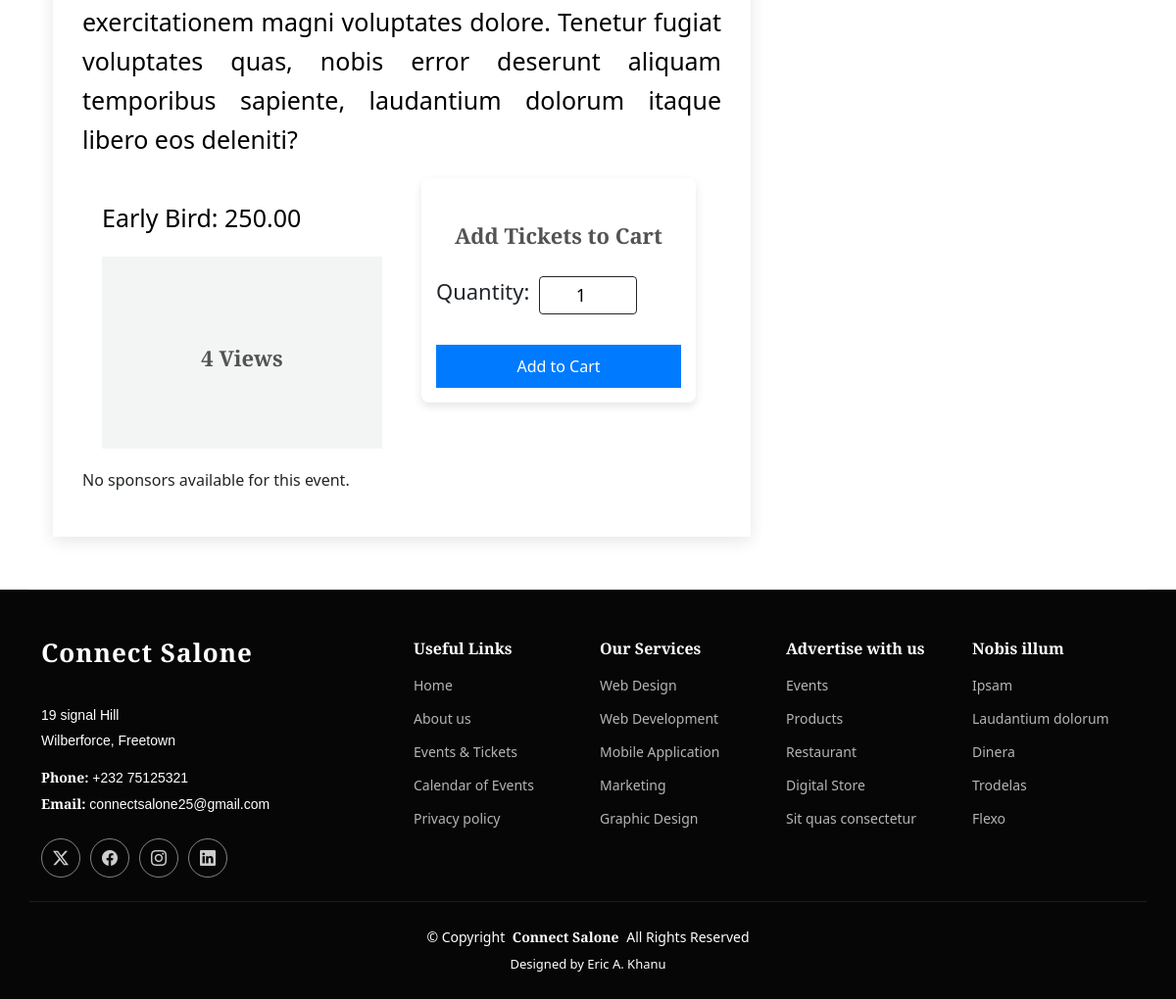
Before: /single-event/1 (signed in, lower part) with the older database file.
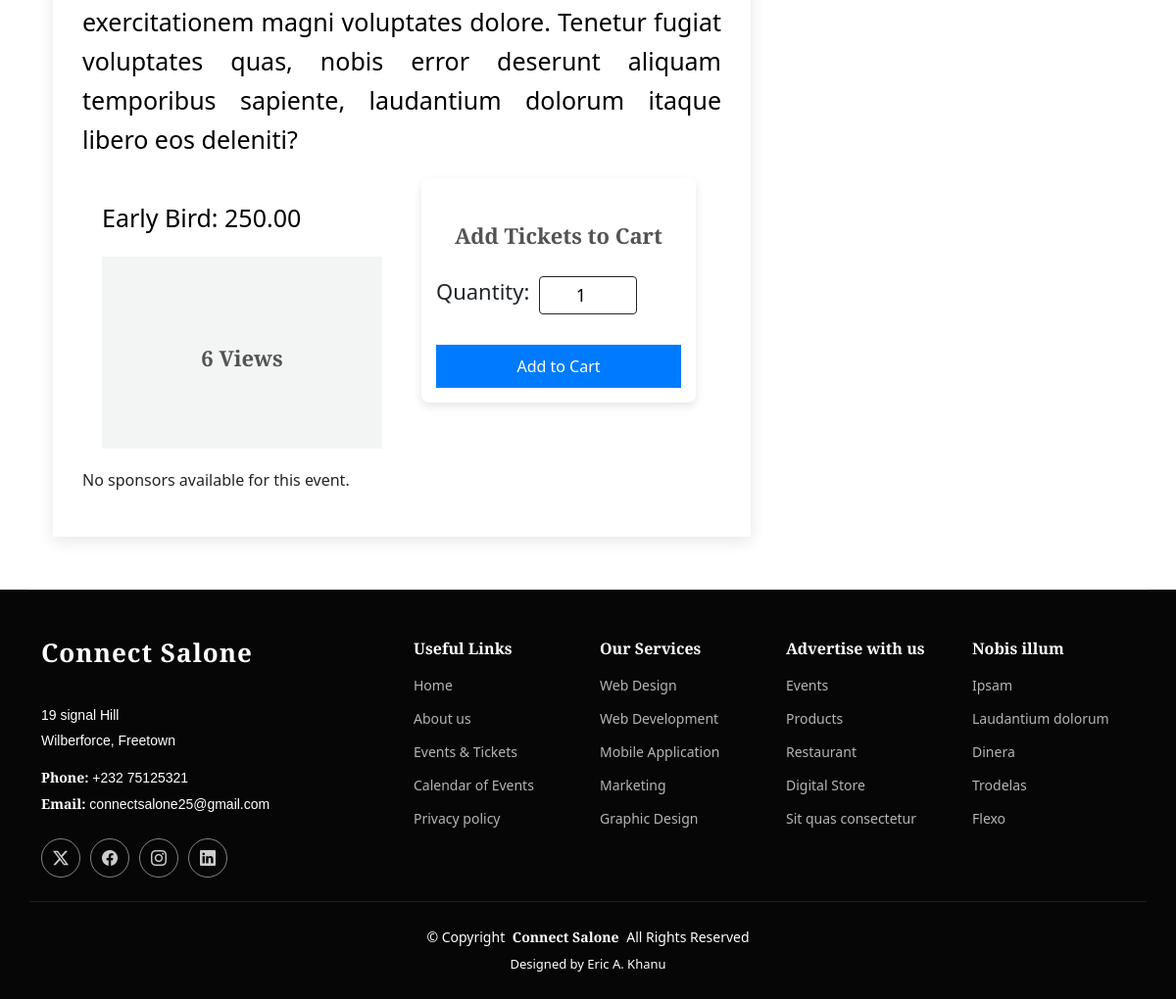
After: the same page with the newer database file.
### events/models.py (models this page shows, shortened)
class Event(models.Model):
    event_name = models.CharField(max_length=200)
    event_description = models.TextField()
    event_type = models.CharField(
        max_length=100,
        choices=[('concert', 'Concert'), ('conference', 'Conference'), ('sports', 'Sports'), ('theatre', 'Theatre')]
    )
    event_date = models.DateTimeField()
    event_location = models.CharField(max_length=255)
    event_status = models.CharField(
        max_length=20,
        choices=[('upcoming', 'Upcoming'), ('sold_out', 'Sold Out'), ('canceled', 'Canceled'), ('normal', 'Normal')],
        default='upcoming'
    )
    event_image = models.ImageField(upload_to='event_images/', null=True, blank=True)
    early_bird_price = models.DecimalField(max_digits=10, decimal_places=2)
    normal_price = models.DecimalField(max_digits=10, decimal_places=2)
    early_bird_end = models.DateTimeField(null=True, blank=True)
    video_url = models.URLField(max_length=500, null=True, blank=True)
    video_file = models.FileField(upload_to='event_videos/', null=True, blank=True)
    event_logo = models.ImageField(upload_to='event_logos/', null=True, blank=True)
    event_created_at = models.DateTimeField(auto_now_add=True)
    event_updated_at = models.DateTimeField(auto_now=True)
    sponsorers = models.ManyToManyField(Sponsorer, related_name="events", blank=True)
    view_count = models.PositiveIntegerField(default=0)  # Corrected
    def increment_count(self):
        Event.objects.filter(id=self.id).update(view_count=models.F('view_count') + 1)
    class Meta:
        verbose_name = 'Event'
        verbose_name_plural = 'Events'

### events/views.py (the view)
# urls.py: path('single-event/<event_id>', single_event, name='single-event'),
@login_required
def single_event(request, event_id):
    event = get_object_or_404(Event, id=event_id)
    if not request.session.session_key:
        request.session.create()
    event.increment_count()
    if not EventView.objects.filter(
        event=event,
        user=request.user if request.user.is_authenticated else None,
        session_key=request.session.session_key if not request.user.is_authenticated else None
    ).exists():
        EventView.objects.create(
            event=event,
            user=request.user if request.user.is_authenticated else None,
            session_key=request.session.session_key if not request.user.is_authenticated else None
        )
    tickets = event.event_tickets.all()
    cart_count = 0
    if request.user.is_authenticated:
        cart = Cart.objects.filter(user=request.user, is_paid=False).first()
        if cart:
            cart_count = cart.cart_count
    else:
        session_cart = request.session.get('cart', {})
        cart_count = sum(item['quantity'] for item in session_cart.values())
    sponsors = event.sponsorers.all()
    return render(request, 'events/single-event.html', {
        'event': event,
        'tickets': tickets,
        'cart_count': cart_count,
        'sponsors': sponsors,  # Pass the sponsors to the template
    })

### events/templates/events/single-event.html (shortened to what this page needs)
{% extends "events/base.html" %} {% load static %} {% block content %}
<main class="main">
  <div class="container">
    <div class="row">
      <div class="col-lg-8">
        <section id="blog-details" class="blog-details section">
          <div class="container">
            <article class="article">
              <div class="content description">
                <p>{{ event.event_description }}</p>
                <div class="ticket-info">
                  <div class="ticket-price">
                    {% if event.early_bird_price %}
                    <p class="early-bird">
                      Early Bird: {{ event.early_bird_price }} &nbsp;
                      <blockquote>
                        <p>
                          <h3>{{ event.view_count }} Views</h3>
                        </p>
                      </blockquote>
                    </p>
                    {% else %}
                    <p class="normal-price">
                      Ticket Price: {{ event.normal_price }}
                    </p>
                    {% endif %}
                  </div>
                  <div class="ticket-purchase">
                    {% if request.user.is_authenticated %}
                    <div class="cart-card">
                      <h3>Add Tickets to Cart</h3>
                      <div class="ticket-quantity-container">
                        <label for="ticket-quantity" class="quantity-label"
                          >Quantity:</label
                        >
                        <input
                          type="number"
                          id="ticket-quantity"
                          name="quantity"
                          value="1"
                          min="1"
                          class="quantity-input"
                        />
                      </div>
                      <button
                        onclick="addToCart({{ event.id }})"
                        class="add-to-cart-button"
                      >
                        Add to Cart
                      </button>
                    </div>
                    {% endif %}
                  </div>
                </div>
              </div>
              <div class="sponsorers">
                {% if sponsors %}
                <div class="meta-bottom">
                  <h3 class="sponsor-title">Sponsors</h3>
                  <hr>
                  <div class="sponsors-row">
                    {% for sponsor in sponsors %}
                    <div class="sponsor-item">
                      <img
                        src="{{ sponsor.logo.url }}"
                        alt="{{ sponsor.name }}"
                        class="sponsor-logo"
                      />
                    </div>
                    {% endfor %}
                  </div>
                </div>
                {% else %}
                <p>No sponsors available for this event.</p>
                {% endif %}
              </div>
            </article>
          </div>
        </section>
      </div>
      <div class="col-lg-4 sidebar">
      </div>
    </div>
  </div>
</main>
{% endblock %}

Changed rows visible on the page:
changed Event: view_count "4" → "6"
